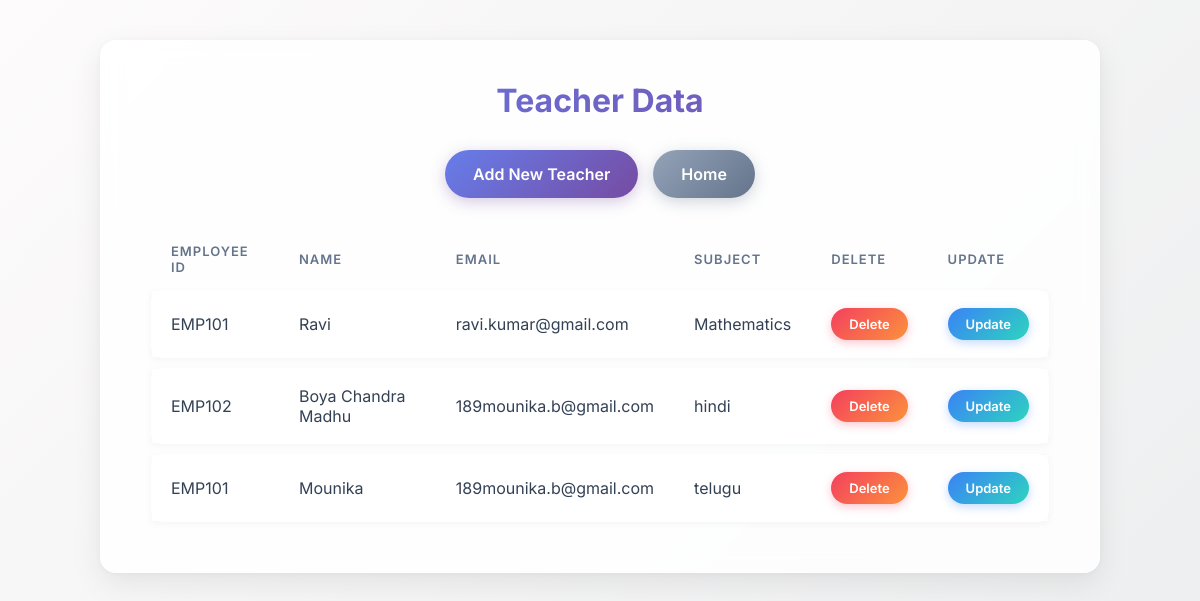
/teacher/, run on an earlier commit of the app's database.
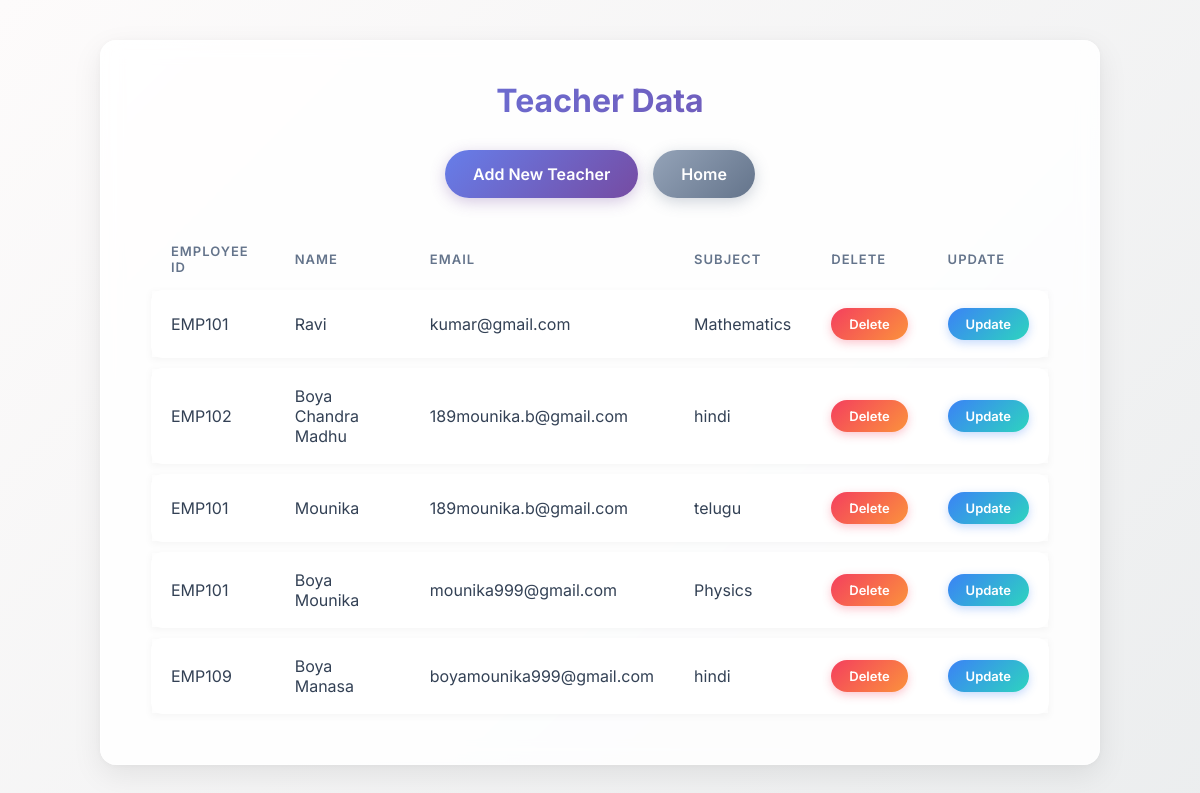
And on a later commit of the database.
### app/models.py (models this page shows, shortened)
class teacher(models.Model):
    empid=models.CharField(max_length=100)
    name=models.CharField(max_length=300)
    email=models.EmailField()
    subject=models.CharField(max_length=100)

### app/views.py (the view)
# urls.py: path('teacher/',views.teacherdata,name='teacherdata'),
def teacherdata(request):
    object=teacher.objects.all()
    return render(request,'teacherdata.html',{'teachdata':object})

### template/teacherdata.html (shortened to what this page needs)
<!DOCTYPE html>
<html lang="en">
<head>
</head>
<body>
    <div class="container">
        <h2>Teacher Data</h2>
        <div class="action-links">
            <a href="{% url 'teacherform'%}" class="btn">Add New Teacher</a>
            <a href="{% url 'home'%}" class="btn" style="background: linear-gradient(135deg, #94a3b8 0%, #64748b 100%); box-shadow: 0 4px 15px rgba(100,116,139,0.3);">Home</a>
        </div>
        <table>
            <thead>
                <tr>
                    <th>Employee ID</th>
                    <th>Name</th>
                    <th>Email</th>
                    <th>Subject</th>
                    <th>Delete</th>
                    <th>Update</th>
                </tr>
            </thead>
            <tbody>
                {% for i in teachdata %}
                <tr>
                    <td>{{ i.empid }}</td>
                    <td>{{ i.name }}</td>
                    <td>{{ i.email }}</td>
                    <td>{{ i.subject }}</td>
                    <td><a href="{% url 'teadelete' i.id %}" class="btn btn-delete">Delete</a></td>
                    <td><a href="{% url 'teaupdate' i.id %}" class="btn">Update</a></td>
                </tr>
                {% endfor %}
            </tbody>
        </table>
    </div>
</body>
</html>

What changed in the data, as far as the page shows it:
changed teacher "Ravi": email "ravi.kumar@gmail.com" → "kumar@gmail.com"
added teacher: empid "EMP101", name "Boya Mounika", email "mounika999@gmail.com", subject "Physics"
added teacher: empid "EMP109", name "Boya Manasa", email "boyamounika999@gmail.com", subject "hindi"
